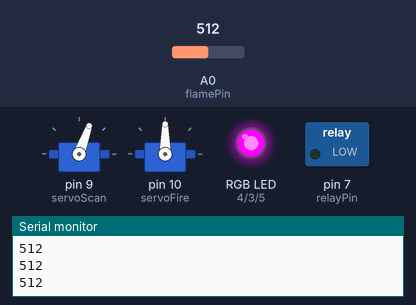
A sketch run on a simulated Arduino Uno, built with avr-gcc and run on an emulated ATmega328P. On the bench: 2 × servo, switched loads named in the sketch (green lamp = pin HIGH), an RGB LED mixed from three pins (HIGH = lit), the last lines printed to the serial monitor. The test bench sets the inputs (shaded band); at power-on: A0 (flamePin) = 512.

Above: at 1.2 s.
1.3 s: A0 (flamePin) set to 318
4.3 s: A0 (flamePin) set to 286
At 5.8 s:
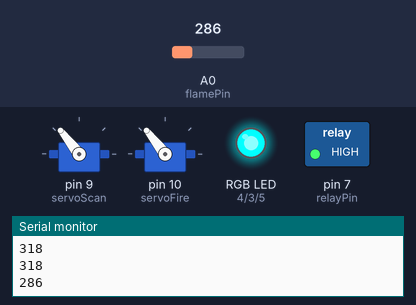
7.3 s: A0 (flamePin) set to 306
At 8.47 s:
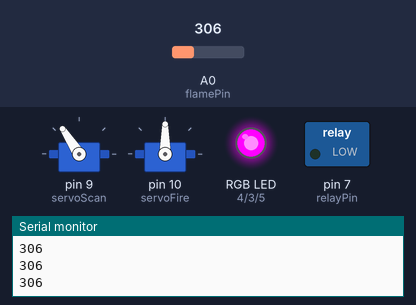
10.3 s: A0 (flamePin) set to 290
At 10.8 s:
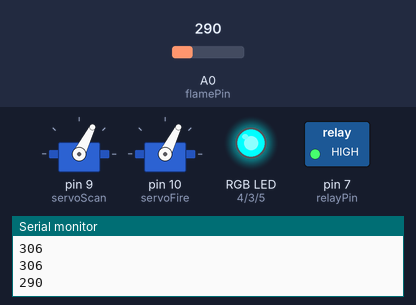
Timing chart, 0 to 13.3 s (numbered marks = the images above; inputs shaded):
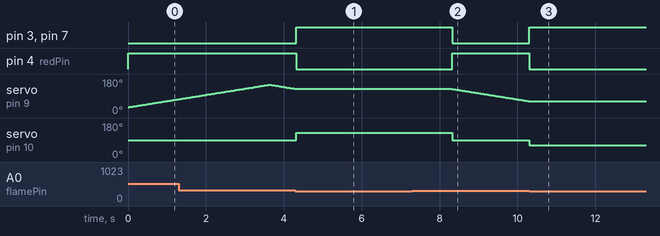

Measured:
- the behaviour switches between 300 and 299 on A0 (flamePin) (found by bisection; images 0 and 1)
- after the input at 4.3 s, pin 3 (greenPin), pin 7 (relayPin): LOW → HIGH at once; pin 4 (redPin): HIGH → LOW at once; servo on pin 9 (servoScan): stays 128° (without the input it goes to 127° after 0.02 s); servo on pin 10 (servoFire): 90° → 128° at once
- after the input at 7.3 s, pin 3 (greenPin), pin 7 (relayPin): HIGH → LOW after 1.0 s; pin 4 (redPin): LOW → HIGH after 1.0 s; servo on pin 9 (servoScan): moves from 128° to 63° over 1.9 s, starting after 1.0 s; servo on pin 10 (servoFire): 128° → 90° after 1.0 s
- after the input at 10.3 s, pin 3 (greenPin), pin 7 (relayPin): LOW → HIGH at once; pin 4 (redPin): HIGH → LOW at once; servo on pin 9 (servoScan): stops changing and stays 63°; servo on pin 10 (servoFire): 90° → 63° at once
- by itself, servo on pin 9 (servoScan): rises from 73° to 150° in 2.3 s, then falls to 128° in 0.67 s

The sketch:

Source.ino
```cpp
#include <Servo.h>

Servo servoScan; // Lower scanning servo
Servo servoFire; // Upper servo with fan

int flamePin = A0;
int relayPin = 7;

// --- RGB LED PIN DEFINITIONS ---
// Common Cathode: LOW for ON, HIGH for OFF
int redPin = 4;
int greenPin = 3;
int bluePin = 5;
// -------------------------------

int scanAngle = 30;
int direction = 1;

int threshold = 300; // Adjust after testing

bool fireDetected = false;

void setup() {
    Serial.begin(9600);

    servoScan.attach(9);
    servoFire.attach(10);
    pinMode(relayPin, OUTPUT);

    pinMode(redPin, OUTPUT);
    pinMode(greenPin, OUTPUT);
    pinMode(bluePin, OUTPUT);

    digitalWrite(relayPin, LOW);

    servoScan.write(scanAngle);
    servoFire.write(90);

    // Normal (green)
    setLedColor(0, 1, 0);
}

void loop() {

    int flameValue = analogRead(flamePin);
    Serial.println(flameValue);

    // ---------- FIRE DETECTED ----------
    if (flameValue < threshold) {

        fireDetected = true;

        // LED RED
        setLedColor(1, 0, 0);

        // Stop lower servo at fire position
        servoScan.write(scanAngle);

        // Move upper servo to detected direction
        servoFire.write(scanAngle);

        // Turn ON relay + fan
        digitalWrite(relayPin, HIGH);

        // *** Run the fan for EXACTLY 2 seconds ***
        delay(2000);

        // Turn OFF relay after 2 seconds
        digitalWrite(relayPin, LOW);

        // After action, return upper servo to center
        servoFire.write(90);

        // Reset LED to green
        setLedColor(0, 1, 0);

        // Stop this loop iteration and continue scanning
        return;
    }

    // ---------- NO FIRE ----------
    fireDetected = false;
    digitalWrite(relayPin, LOW);
    servoFire.write(90);

    setLedColor(0, 1, 0);

    // ---------- SCANNING MOVEMENT ----------
    scanAngle += direction;

    if (scanAngle >= 150) direction = -1;
    if (scanAngle <= 30) direction = 1;

    servoScan.write(scanAngle);
    delay(30);
}


// --- RGB LED helper (Common Cathode) ---
void setLedColor(int red, int green, int blue) {
    digitalWrite(redPin, red ? LOW : HIGH);
    digitalWrite(greenPin, green ? LOW : HIGH);
    digitalWrite(bluePin, blue ? LOW : HIGH);
}
```
